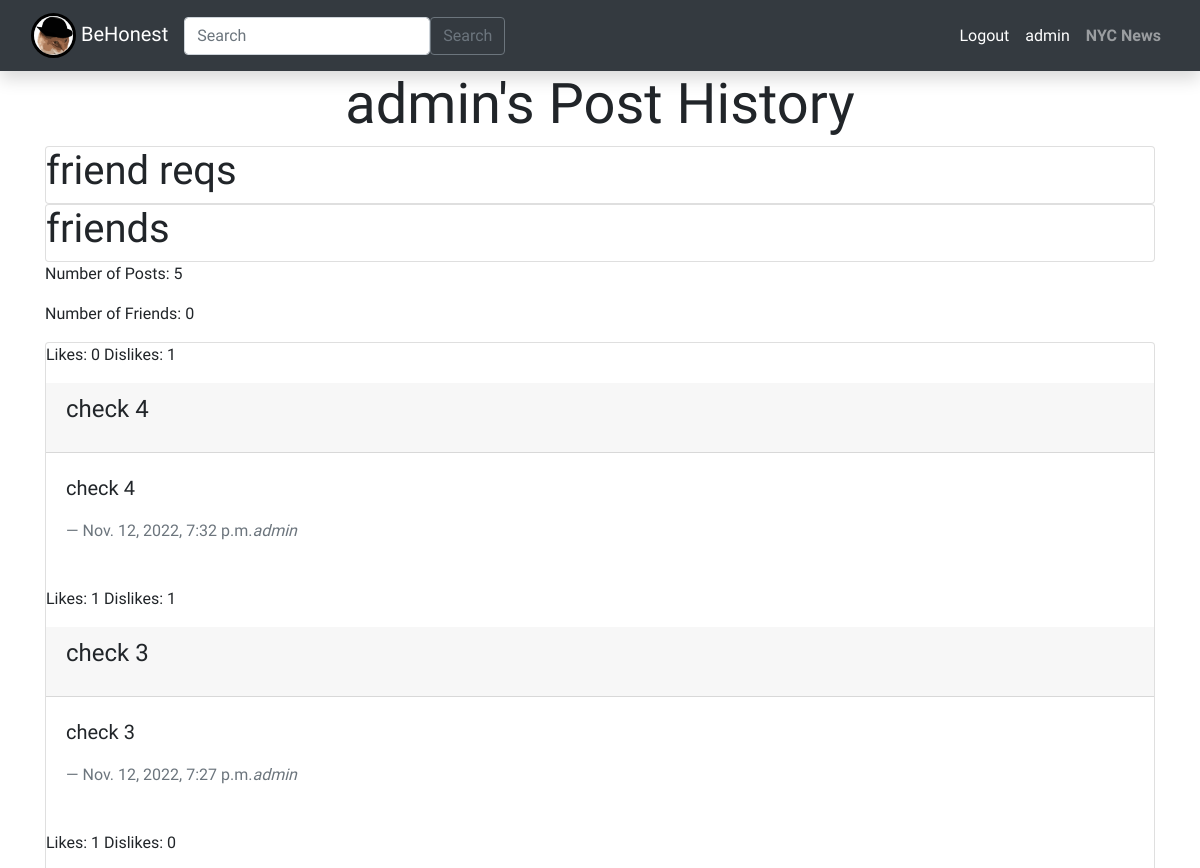
The app's page /home/profile/admin (signed in, upper part), older data.
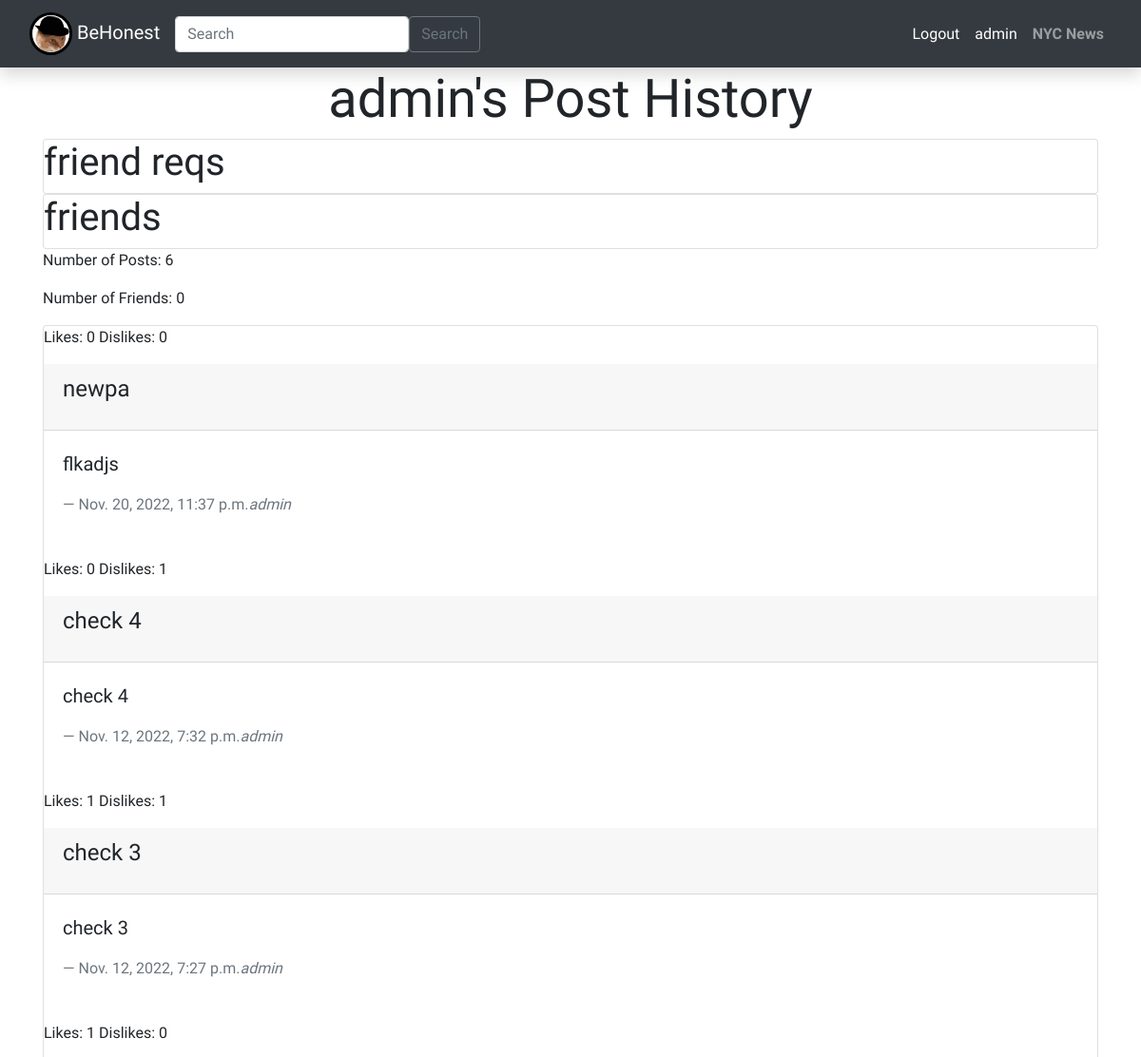
The same page, newer data.
### post/models.py (models this page shows, shortened)
class Post(models.Model):
    title = models.CharField(max_length=200)
    author = models.ForeignKey(
        User, on_delete=models.CASCADE, related_name="blog_posts"
    )
    content = models.TextField()
    created_on = models.DateTimeField(auto_now_add=True)
    likes = models.ManyToManyField(User, related_name="post_post")
    dislikes = models.ManyToManyField(User, related_name="blog_post")
    class Meta:
        ordering = ["-title"]
    def total_likes(self):
        return self.likes.count()
    def total_dislikes(self):
        return self.dislikes.count()

### post/views.py (the view)
# urls.py: path("profile/<str:pk>", views.profile, name="profile"),
def profile(request, pk):
    user = User.objects.get(username=pk)
    authenticated_user = request.user
    logged_in_user_posts = Post.objects.filter(author=user)
    try:
        friend_requests = FriendRequest.objects.filter(receiver=user, status="pending")
    except FriendRequest.DoesNotExist:
        friend_requests = []
    try:
        friends = Friend.objects.get(primary=user, secondary=authenticated_user)
        isFriend = True
    except Friend.DoesNotExist:
        isFriend = False
    friend_requests = FriendRequest.objects.filter(
        receiver=authenticated_user, status="pending"
    )
    already_sent = FriendRequest.objects.filter(
        sender=authenticated_user, receiver=user, status="pending"
    )
    print(friend_requests)
    if already_sent:
        alreadySent = True
    else:
        alreadySent = False
    try:
        friends = Friend.objects.filter(primary=user)
        print("got firneds")
    except Friend.DoesNotExist:
        print("here")
        friends = []
    print(alreadySent)
    context = {
        "user": user,
        "posts": logged_in_user_posts,
        "friend_requests": friend_requests,
        "authenticated_user": authenticated_user,
        "friends": friends,
        "isFriend": isFriend,
        "alreadySent": alreadySent,
    }
    return render(request, "profile.html", context)

### post/templates/profile.html (shortened to what this page needs)
{% extends 'base.html' %}
{% block content %}
    <h2 class = "display-4 text-center"> {{ user.username }}'s Post History</h2>
    {% if authenticated_user == user %}
    <div class = "container">
        <div class = "card">
            <h1>friend reqs</h1>
        </div>
    </div>
    <div class = "container">
        <div class = "card">
            <h1>friends</h1>
        </div>
    </div>
    {% endif %}
    <div class = "container">
        {% if posts%}
            <p>Number of Posts: {{ posts|length }}</p>
        {%endif%}
            <p>Number of Friends: {{friends|length}}</p>
        <div class = "card">
            {% for post in posts %}
            <p>Likes: {{ post.total_likes }} Dislikes: {{ post.total_dislikes }}</p>
                <div class="card-header">
                    <h4>{{ post.title }}</p>
                </div>
                <div class="card-body">
                    <blockquote class = "blockquote mb-0">
                        <p>{{ post.content }}</p>
                        <footer class="blockquote-footer">{{post.created_on}}<cite title="Source Title">{{post.author.username}}</cite></footer>
                    </blockquote>
                </div>
                <br>
            {% endfor %}
        </div>
    </div>
{% endblock %}

Row changes from the older to the newer data that the page shows:
added Post: total_likes "0", total_dislikes "0", title "newpa", content "flkadjs", created_on "Nov. 20, 2022, 11:37 p.m.", author.username "admin"
Text that changed along with them:
{{ posts|length }}: "5" → "6"
